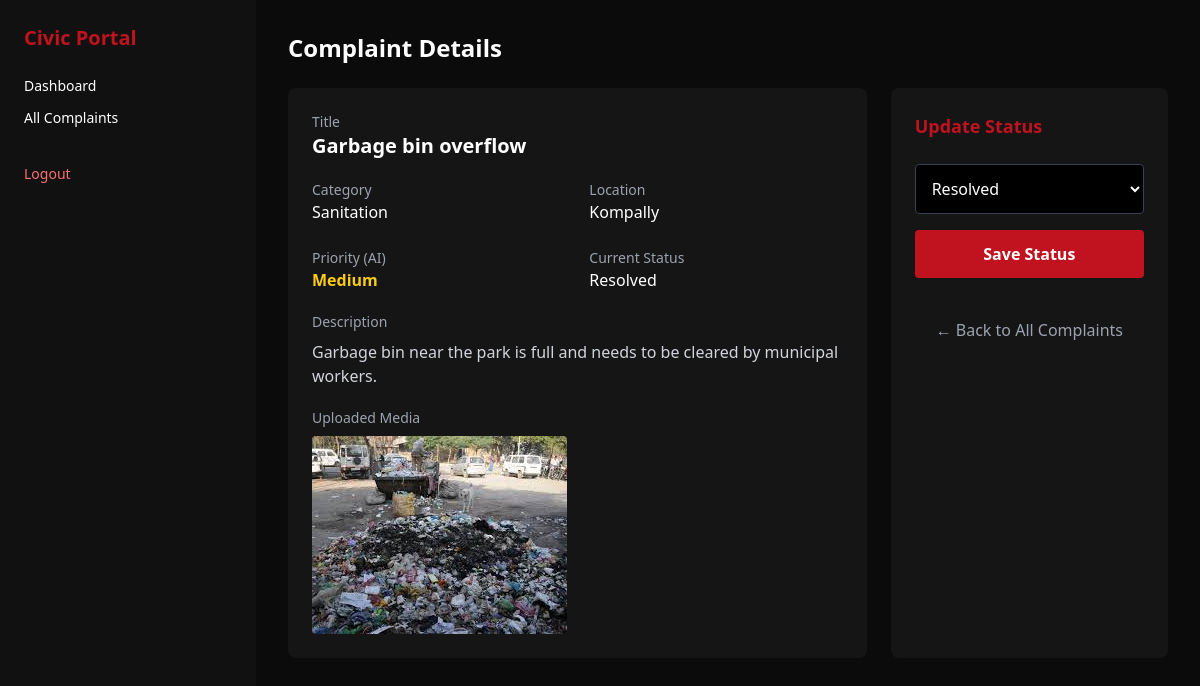
Screenshot of /admin/complaint/2 (signed in) with the database file from the repository.
### app/models/models.py (models this page shows)
class Complaint(db.Model):
    __tablename__ = "complaints"
    id = db.Column(db.Integer, primary_key=True)
    user_id = db.Column(db.Integer, db.ForeignKey("users.id"), nullable=False)
    title = db.Column(db.String(200), nullable=False)
    category = db.Column(db.String(50))
    location = db.Column(db.String(100))
    latitude = db.Column(db.Float)
    longitude = db.Column(db.Float)
    description = db.Column(db.Text)
    media = db.Column(db.String(255))
    priority = db.Column(db.String(20), default="Medium")
    status = db.Column(db.String(30), default="Pending")
    created_at = db.Column(db.DateTime, default=datetime.utcnow)

### app/admin/routes.py (the view)
@admin_bp.route("/complaint/<int:complaint_id>")
@login_required
def complaint_detail(complaint_id):
    if not admin_only():
        return redirect(url_for("auth.login"))
    complaint = Complaint.query.get_or_404(complaint_id)
    return render_template(
        "admin/complaint_detail.html",
        complaint=complaint
    )

### app/admin/routes.py (called while the page is built)
def admin_only():
    return current_user.is_authenticated and current_user.role == "admin"

### app/auth/routes.py (called while the page is built)
@login_manager.user_loader
def load_user(user_id):
    if not user_id.isdigit():
        return None
    return db.session.get(User, int(user_id))

### app/templates/admin/complaint_detail.html (shortened to what this page needs)
{% extends "layout.html" %}
{% block content %}
<h2 class="text-2xl font-bold mb-6">Complaint Details</h2>
<div class="grid grid-cols-3 gap-6">
  <div class="col-span-2 bg-[#151515] p-6 rounded-lg space-y-5">
    <div>
      <p class="text-gray-400 text-sm">Title</p>
      <p class="text-xl font-semibold">{{ complaint.title }}</p>
    </div>
    <div class="grid grid-cols-2 gap-6">
      <div>
        <p class="text-gray-400 text-sm">Category</p>
        <p>{{ complaint.category }}</p>
      </div>
      <div>
        <p class="text-gray-400 text-sm">Location</p>
        <p>{{ complaint.location }}</p>
      </div>
      <div>
        <p class="text-gray-400 text-sm">Priority (AI)</p>
        <p class="
          {% if complaint.priority == 'High' %}
            text-red-500
          {% elif complaint.priority == 'Medium' %}
            text-yellow-400
          {% else %}
            text-green-400
          {% endif %}
          font-semibold">
          {{ complaint.priority }}
        </p>
      </div>
      <div>
        <p class="text-gray-400 text-sm">Current Status</p>
        <p>{{ complaint.status }}</p>
      </div>
    </div>
    <div>
      <p class="text-gray-400 text-sm">Description</p>
      <p class="mt-2 text-gray-300">
        {{ complaint.description }}
      </p>
    </div>
    {% if complaint.media %}
    <div>
      <p class="text-gray-400 text-sm mb-2">Uploaded Media</p>
      <img src="{{ url_for('static', filename=complaint.media) }}"
           class="rounded max-h-80">
    </div>
    {% endif %}
  </div>
  <div class="bg-[#151515] p-6 rounded-lg space-y-6">
    <h3 class="text-lg font-semibold text-[#C1121F]">
      Update Status
    </h3>
    <form method="POST"
          action="{{ url_for('admin.update_status', complaint_id=complaint.id) }}">
      <select name="status"
        class="w-full p-3 bg-black border border-gray-700 rounded">
        <option {% if complaint.status == "Resolved" %}selected{% endif %}>
          Resolved
        </option>
      </select>
      <button
        class="mt-4 w-full bg-[#C1121F] py-3 rounded font-semibold hover:bg-red-700 transition">
        Save Status
      </button>
    </form>
    <a href="{{ url_for('admin.all_complaints') }}"
       class="block text-center text-gray-400 hover:text-white pt-4">
       ← Back to All Complaints
    </a>
  </div>
</div>
{% endblock %}

### rows the page displays
Complaint: title "Garbage bin overflow", category "Sanitation", location "Kompally", priority "Medium", status "Resolved", description "Garbage bin near the park is full and needs to be cleared by municipal workers.", media (picture)
